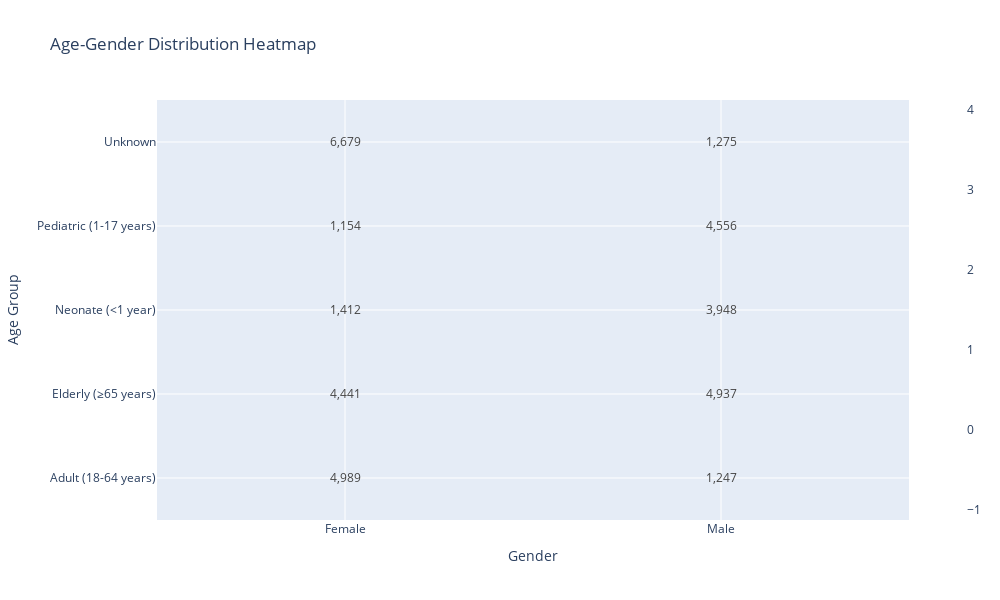
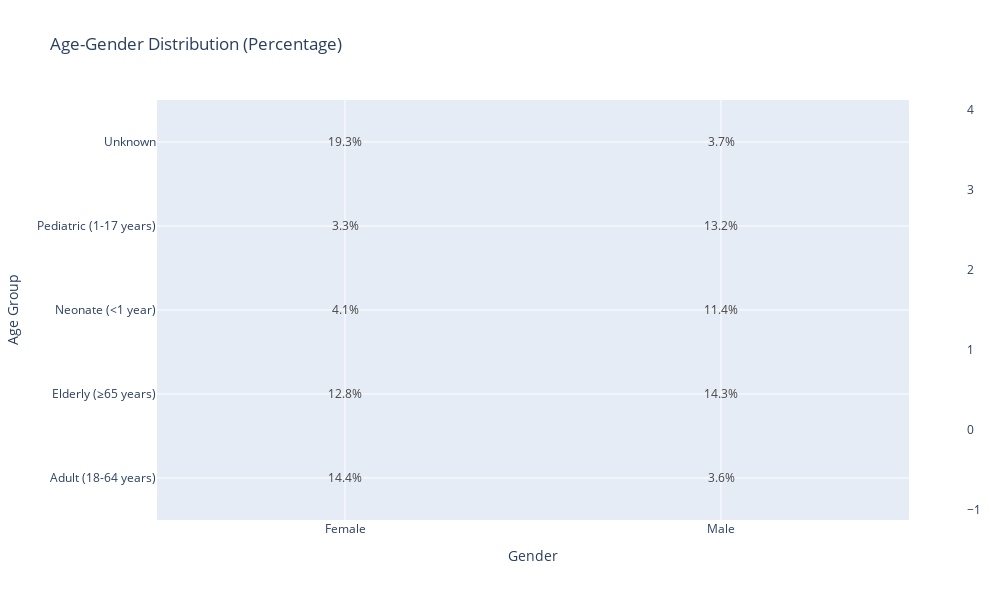

The code cell stored with these charts, in order, in its notebook:
### Code cell
# Age-Gender Cross-tabulation Visualization
agegender_df = section2_data['age_gender']

# Reshape data for heatmap
agegender_melted = pd.melt(agegender_df, 
                          id_vars=['age_group'], 
                          value_vars=['Female', 'Male'],
                          var_name='Gender',
                          value_name='Count')

# Create heatmap figure
agegender_fig = go.Figure()

# Add heatmap
agegender_fig.add_trace(
    go.Heatmap(
        x=agegender_melted['Gender'],
        y=agegender_melted['age_group'],
        z=agegender_melted['Count'].values.reshape(5, 2),
        text=agegender_melted['Count'].values.reshape(5, 2),
        texttemplate='%{text:,.0f}',
        textfont={"size": 12},
        colorscale='YlOrRd',
        showscale=True
    )
)

# Update layout
agegender_fig.update_layout(
    title_text='Age-Gender Distribution Heatmap',
    xaxis_title='Gender',
    yaxis_title='Age Group',
    height=600,
    width=1000,
)

agegender_fig.show()

# Create percentage distribution
# Calculate total for percentage
total_patients = agegender_melted['Count'].sum()
agegender_melted['Percentage'] = (agegender_melted['Count'] / total_patients) * 100

# Create percentage heatmap
agegender_pct_fig = go.Figure()

# Add heatmap for percentages
agegender_pct_fig.add_trace(
    go.Heatmap(
        x=agegender_melted['Gender'],
        y=agegender_melted['age_group'],
        z=agegender_melted['Percentage'].values.reshape(5, 2),
        text=agegender_melted['Percentage'].values.reshape(5, 2),
        texttemplate='%{text:.1f}%',
        textfont={"size": 12},
        colorscale='YlOrRd',
        showscale=True
    )
)

# Update layout
agegender_pct_fig.update_layout(
    title_text='Age-Gender Distribution (Percentage)',
    xaxis_title='Gender',
    yaxis_title='Age Group',
    height=600,
    width=1000,
)

agegender_pct_fig.show()

### Figure 1 — Plotly figure (JSON) as saved in the notebook; plotly's stock layout.template omitted (floating-point values rounded to 4 significant figures)
{"data": [{"colorscale": [[0, "rgb(255,255,204)"], [0.125, "rgb(255,237,160)"], [0.25, "rgb(254,217,118)"], [0.375, "rgb(254,178,76)"], [0.5, "rgb(253,141,60)"], [0.625, "rgb(252,78,42)"], [0.75, "rgb(227,26,28)"], [0.875, "rgb(189,0,38)"], [1, "rgb(128,0,38)"]], "showscale": true, "text": [[4989, 1247], [4441, 4937], [1412, 3948], [1154, 4556], [6679, 1275]], "textfont": {"size": 12}, "texttemplate": "%{text:,.0f}", "type": "heatmap", "x": ["Female", "Female", "Female", "Female", "Female", "Male", "Male", "Male", "Male", "Male"], "y": ["Adult (18-64 years)", "Elderly (≥65 years)", "Neonate (<1 year)", "Pediatric (1-17 years)", "Unknown", "Adult (18-64 years)", "Elderly (≥65 years)", "Neonate (<1 year)", "Pediatric (1-17 years)", "Unknown"], "z": [[4989, 1247], [4441, 4937], [1412, 3948], [1154, 4556], [6679, 1275]]}], "layout": {"height": 600, "title": {"text": "Age-Gender Distribution Heatmap"}, "width": 1000, "xaxis": {"title": {"text": "Gender"}}, "yaxis": {"title": {"text": "Age Group"}}}}

### Figure 2 — Plotly figure (JSON) as saved in the notebook; plotly's stock layout.template omitted (floating-point values rounded to 4 significant figures)
{"data": [{"colorscale": [[0, "rgb(255,255,204)"], [0.125, "rgb(255,237,160)"], [0.25, "rgb(254,217,118)"], [0.375, "rgb(254,178,76)"], [0.5, "rgb(253,141,60)"], [0.625, "rgb(252,78,42)"], [0.75, "rgb(227,26,28)"], [0.875, "rgb(189,0,38)"], [1, "rgb(128,0,38)"]], "showscale": true, "text": [[14.4, 3.6], [12.82, 14.25], [4.076, 11.4], [3.332, 13.15], [19.28, 3.681]], "textfont": {"size": 12}, "texttemplate": "%{text:.1f}%", "type": "heatmap", "x": ["Female", "Female", "Female", "Female", "Female", "Male", "Male", "Male", "Male", "Male"], "y": ["Adult (18-64 years)", "Elderly (≥65 years)", "Neonate (<1 year)", "Pediatric (1-17 years)", "Unknown", "Adult (18-64 years)", "Elderly (≥65 years)", "Neonate (<1 year)", "Pediatric (1-17 years)", "Unknown"], "z": [[14.4, 3.6], [12.82, 14.25], [4.076, 11.4], [3.332, 13.15], [19.28, 3.681]]}], "layout": {"height": 600, "title": {"text": "Age-Gender Distribution (Percentage)"}, "width": 1000, "xaxis": {"title": {"text": "Gender"}}, "yaxis": {"title": {"text": "Age Group"}}}}
